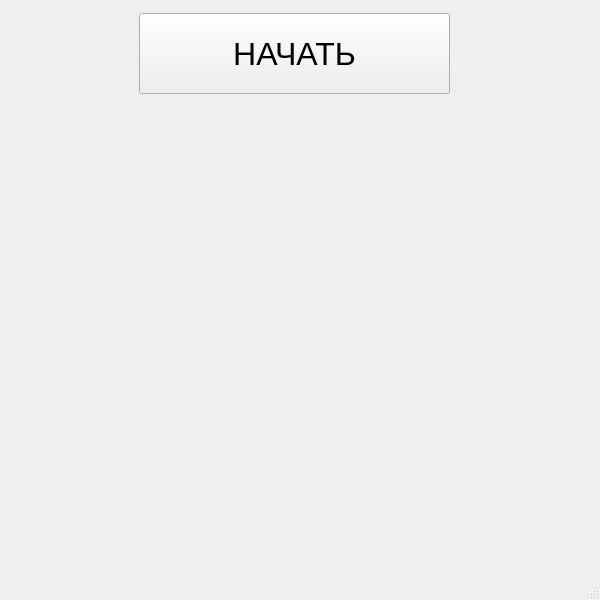
<?xml version="1.0" encoding="UTF-8"?>
<ui version="4.0">
 <class>MainWindow</class>
 <widget class="QMainWindow" name="MainWindow">
  <property name="geometry">
   <rect>
    <x>0</x>
    <y>0</y>
    <width>600</width>
    <height>600</height>
   </rect>
  </property>
  <property name="windowTitle">
   <string>MainWindow</string>
  </property>
  <widget class="QWidget" name="centralwidget">
   <widget class="QWidget" name="gridLayoutWidget">
    <property name="geometry">
     <rect>
      <x>100</x>
      <y>100</y>
      <width>401</width>
      <height>401</height>
     </rect>
    </property>
    <layout class="QGridLayout" name="gridLayout"/>
   </widget>
   <widget class="QPushButton" name="pushButton">
    <property name="geometry">
     <rect>
      <x>139</x>
      <y>13</y>
      <width>311</width>
      <height>81</height>
     </rect>
    </property>
    <property name="font">
     <font>
      <pointsize>24</pointsize>
     </font>
    </property>
    <property name="text">
     <string>НАЧАТЬ</string>
    </property>
   </widget>
  </widget>
  <widget class="QMenuBar" name="menubar">
   <property name="geometry">
    <rect>
     <x>0</x>
     <y>0</y>
     <width>600</width>
     <height>21</height>
    </rect>
   </property>
  </widget>
  <widget class="QStatusBar" name="statusbar"/>
 </widget>
 <resources/>
 <connections/>
</ui>
